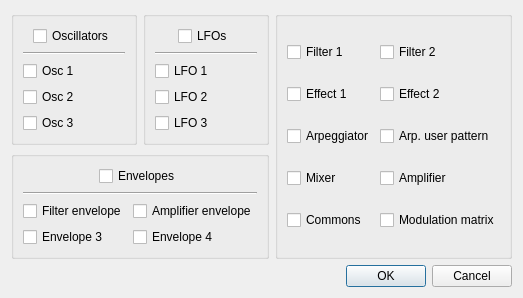
<?xml version="1.0" encoding="UTF-8"?>
<ui version="4.0">
 <class>Dialog</class>
 <widget class="QDialog" name="Dialog">
  <property name="geometry">
   <rect>
    <x>0</x>
    <y>0</y>
    <width>522</width>
    <height>297</height>
   </rect>
  </property>
  <property name="maximumSize">
   <size>
    <width>522</width>
    <height>297</height>
   </size>
  </property>
  <property name="windowTitle">
   <string>Randomize options</string>
  </property>
  <layout class="QGridLayout" name="gridLayout">
   <item row="0" column="0">
    <widget class="QGroupBox" name="groupBox">
     <layout class="QGridLayout" name="gridLayout_2">
      <item row="0" column="0" alignment="Qt::AlignHCenter">
       <widget class="QCheckBox" name="oscGroupChk">
        <property name="text">
         <string>Oscillators</string>
        </property>
        <property name="tristate">
         <bool>true</bool>
        </property>
       </widget>
      </item>
      <item row="3" column="0">
       <widget class="QCheckBox" name="osc2">
        <property name="text">
         <string>Osc 2</string>
        </property>
        <attribute name="buttonGroup">
         <string notr="true">oscGroup</string>
        </attribute>
       </widget>
      </item>
      <item row="4" column="0">
       <widget class="QCheckBox" name="osc3">
        <property name="text">
         <string>Osc 3</string>
        </property>
        <attribute name="buttonGroup">
         <string notr="true">oscGroup</string>
        </attribute>
       </widget>
      </item>
      <item row="2" column="0">
       <widget class="QCheckBox" name="osc1">
        <property name="text">
         <string>Osc 1</string>
        </property>
        <attribute name="buttonGroup">
         <string notr="true">oscGroup</string>
        </attribute>
       </widget>
      </item>
      <item row="1" column="0">
       <widget class="Line" name="line">
        <property name="orientation">
         <enum>Qt::Horizontal</enum>
        </property>
       </widget>
      </item>
     </layout>
    </widget>
   </item>
   <item row="0" column="1">
    <widget class="QGroupBox" name="groupBox_2">
     <layout class="QGridLayout" name="gridLayout_3">
      <item row="2" column="0">
       <widget class="QCheckBox" name="lfo1">
        <property name="text">
         <string>LFO 1</string>
        </property>
        <attribute name="buttonGroup">
         <string notr="true">lfoGroup</string>
        </attribute>
       </widget>
      </item>
      <item row="4" column="0">
       <widget class="QCheckBox" name="lfo3">
        <property name="text">
         <string>LFO 3</string>
        </property>
        <attribute name="buttonGroup">
         <string notr="true">lfoGroup</string>
        </attribute>
       </widget>
      </item>
      <item row="3" column="0">
       <widget class="QCheckBox" name="lfo2">
        <property name="text">
         <string>LFO 2</string>
        </property>
        <attribute name="buttonGroup">
         <string notr="true">lfoGroup</string>
        </attribute>
       </widget>
      </item>
      <item row="1" column="0">
       <widget class="Line" name="line_4">
        <property name="orientation">
         <enum>Qt::Horizontal</enum>
        </property>
       </widget>
      </item>
      <item row="0" column="0" alignment="Qt::AlignHCenter">
       <widget class="QCheckBox" name="lfoGroupChk">
        <property name="text">
         <string>LFOs</string>
        </property>
        <property name="tristate">
         <bool>true</bool>
        </property>
       </widget>
      </item>
     </layout>
    </widget>
   </item>
   <item row="1" column="0" colspan="2">
    <widget class="QGroupBox" name="groupBox_3">
     <layout class="QGridLayout" name="gridLayout_4">
      <item row="3" column="0">
       <widget class="QCheckBox" name="env3">
        <property name="text">
         <string>Envelope 3</string>
        </property>
        <attribute name="buttonGroup">
         <string notr="true">envGroup</string>
        </attribute>
       </widget>
      </item>
      <item row="3" column="1">
       <widget class="QCheckBox" name="env4">
        <property name="text">
         <string>Envelope 4</string>
        </property>
        <attribute name="buttonGroup">
         <string notr="true">envGroup</string>
        </attribute>
       </widget>
      </item>
      <item row="2" column="1">
       <widget class="QCheckBox" name="ampEnv">
        <property name="text">
         <string>Amplifier envelope</string>
        </property>
        <attribute name="buttonGroup">
         <string notr="true">envGroup</string>
        </attribute>
       </widget>
      </item>
      <item row="2" column="0">
       <widget class="QCheckBox" name="filterEnv">
        <property name="text">
         <string>Filter envelope</string>
        </property>
        <attribute name="buttonGroup">
         <string notr="true">envGroup</string>
        </attribute>
       </widget>
      </item>
      <item row="1" column="0" colspan="2">
       <widget class="Line" name="line_5">
        <property name="orientation">
         <enum>Qt::Horizontal</enum>
        </property>
       </widget>
      </item>
      <item row="0" column="0" colspan="2" alignment="Qt::AlignHCenter">
       <widget class="QCheckBox" name="envGroupChk">
        <property name="text">
         <string>Envelopes</string>
        </property>
        <property name="tristate">
         <bool>true</bool>
        </property>
       </widget>
      </item>
     </layout>
    </widget>
   </item>
   <item row="0" column="2" rowspan="2">
    <widget class="QGroupBox" name="groupBox_4">
     <layout class="QGridLayout" name="gridLayout_5">
      <item row="0" column="0">
       <widget class="QCheckBox" name="filter1">
        <property name="text">
         <string>Filter 1</string>
        </property>
       </widget>
      </item>
      <item row="0" column="1">
       <widget class="QCheckBox" name="filter2">
        <property name="text">
         <string>Filter 2</string>
        </property>
       </widget>
      </item>
      <item row="2" column="1">
       <widget class="QCheckBox" name="arpUser">
        <property name="text">
         <string>Arp. user pattern</string>
        </property>
       </widget>
      </item>
      <item row="1" column="0">
       <widget class="QCheckBox" name="effect1">
        <property name="text">
         <string>Effect 1</string>
        </property>
       </widget>
      </item>
      <item row="1" column="1">
       <widget class="QCheckBox" name="effect2">
        <property name="text">
         <string>Effect 2</string>
        </property>
       </widget>
      </item>
      <item row="2" column="0">
       <widget class="QCheckBox" name="arpeggiator">
        <property name="text">
         <string>Arpeggiator</string>
        </property>
       </widget>
      </item>
      <item row="3" column="0">
       <widget class="QCheckBox" name="mixer">
        <property name="text">
         <string>Mixer</string>
        </property>
       </widget>
      </item>
      <item row="3" column="1">
       <widget class="QCheckBox" name="amplifier">
        <property name="text">
         <string>Amplifier</string>
        </property>
       </widget>
      </item>
      <item row="4" column="0">
       <widget class="QCheckBox" name="commons">
        <property name="text">
         <string>Commons</string>
        </property>
       </widget>
      </item>
      <item row="4" column="1">
       <widget class="QCheckBox" name="modMatrix">
        <property name="text">
         <string>Modulation matrix</string>
        </property>
       </widget>
      </item>
     </layout>
    </widget>
   </item>
   <item row="4" column="0" colspan="3">
    <widget class="QDialogButtonBox" name="buttonBox">
     <property name="orientation">
      <enum>Qt::Horizontal</enum>
     </property>
     <property name="standardButtons">
      <set>QDialogButtonBox::Cancel|QDialogButtonBox::Ok</set>
     </property>
    </widget>
   </item>
  </layout>
 </widget>
 <resources/>
 <connections>
  <connection>
   <sender>buttonBox</sender>
   <signal>accepted()</signal>
   <receiver>Dialog</receiver>
   <slot>accept()</slot>
   <hints>
    <hint type="sourcelabel">
     <x>248</x>
     <y>254</y>
    </hint>
    <hint type="destinationlabel">
     <x>157</x>
     <y>274</y>
    </hint>
   </hints>
  </connection>
  <connection>
   <sender>buttonBox</sender>
   <signal>rejected()</signal>
   <receiver>Dialog</receiver>
   <slot>reject()</slot>
   <hints>
    <hint type="sourcelabel">
     <x>316</x>
     <y>260</y>
    </hint>
    <hint type="destinationlabel">
     <x>286</x>
     <y>274</y>
    </hint>
   </hints>
  </connection>
 </connections>
 <buttongroups>
  <buttongroup name="oscGroup">
   <property name="exclusive">
    <bool>false</bool>
   </property>
  </buttongroup>
  <buttongroup name="lfoGroup">
   <property name="exclusive">
    <bool>false</bool>
   </property>
  </buttongroup>
  <buttongroup name="envGroup">
   <property name="exclusive">
    <bool>false</bool>
   </property>
  </buttongroup>
 </buttongroups>
</ui>
